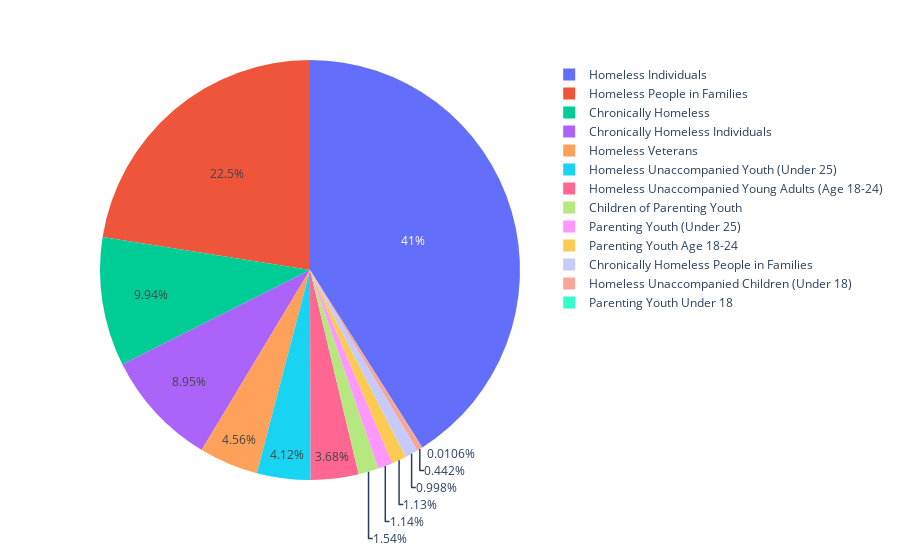

Notebook cell for this chart:
### Code cell
import plotly.express as px

fig = px.pie(Other_Than_Sheltered_UnSheltered_no_homeless, values='Percentage', names='Measures')
fig.show()

### Figure 1 — Plotly figure (JSON) as saved in the notebook; plotly's stock layout.template omitted (floating-point values rounded to 4 significant figures)
{"data": [{"domain": {"x": [0, 1], "y": [0, 1]}, "hovertemplate": "Measures=%{label}<br>Percentage=%{value}<extra></extra>", "labels": ["Children of Parenting Youth", "Chronically Homeless", "Chronically Homeless Individuals", "Chronically Homeless People in Families", "Homeless Individuals", "Homeless People in Families", "Homeless Unaccompanied Children (Under 18)", "Homeless Unaccompanied Young Adults (Age 18-24)", "Homeless Unaccompanied Youth (Under 25)", "Homeless Veterans", "Parenting Youth (Under 25)", "Parenting Youth Age 18-24", "Parenting Youth Under 18"], "legendgroup": "", "name": "", "showlegend": true, "type": "pie", "values": [13318, 86132, 77486, 8646, 355212, 194716, 3824, 31862, 35686, 39471, 9892, 9800, 92]}], "layout": {"legend": {"tracegroupgap": 0}, "margin": {"t": 60}}}
